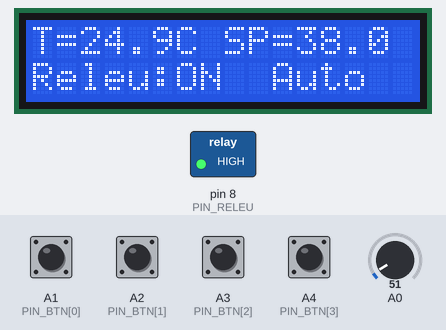
A sketch run on a simulated Arduino Uno, built with avr-gcc and run on an emulated ATmega328P. On the bench: 16×2 character LCD, switched loads named in the sketch (green lamp = pin HIGH). The test bench sets the inputs (shaded band); at power-on: A1 (PIN_BTN[0]), A2 (PIN_BTN[1]), A3 (PIN_BTN[2]), A4 (PIN_BTN[3]) HIGH, A0 = 51.

Above: at 2.0 s.
2.1 s: A0 set to 72
At 2.51 s:
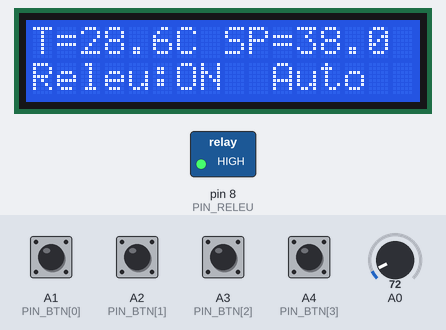
3.6 s: A0 set to 81
At 6.02 s:
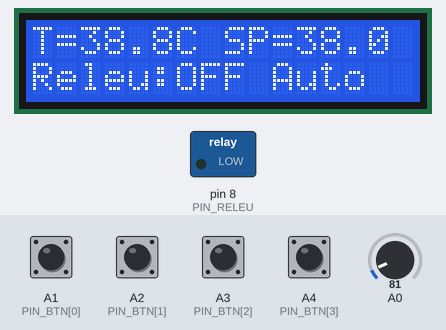
6.6 s: A3 (PIN_BTN[2]) pulled LOW for 0.15 s
At 7.5 s:
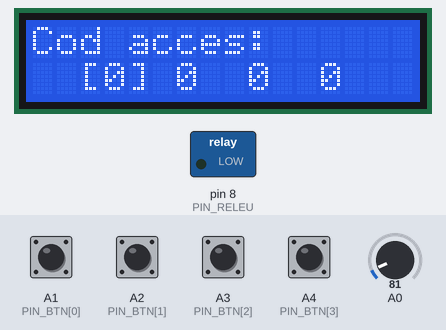
8.2 s: A1 (PIN_BTN[0]) pulled LOW for 1 s
At 10.3 s:
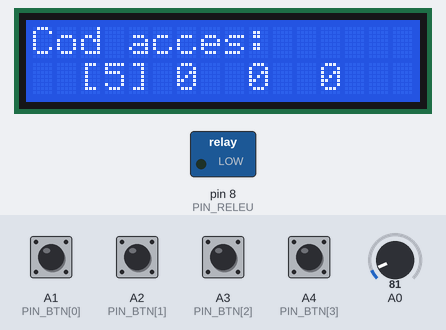
10.7 s: A4 (PIN_BTN[3]) pulled LOW for 0.15 s
At 11.8 s:
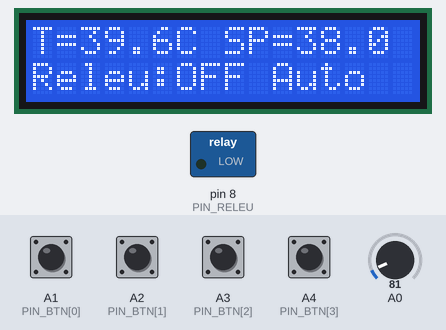
12.3 s: A0 set to 86
At 15.82 s:
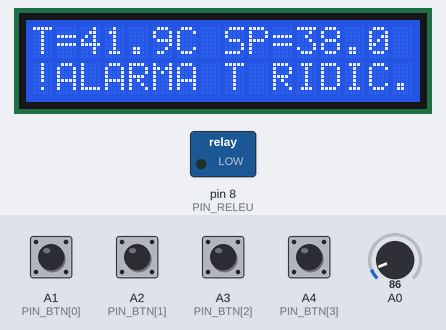
Timing chart, 0 to 16.1 s (numbered marks = the images above; inputs shaded):
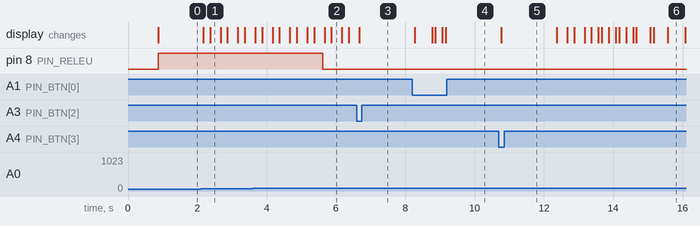

The sketch:

08_hmi_lcd_menu.ino
```cpp
/*
 * Lucrarea 6 – Exemplul 8: HMI local cu LCD 16x2 (HD44780) și patru butoane
 * Aceeași mașină de stări ca în emulatorul web (fila 3): HOME -> [CODE] -> MENU -> EDIT / INFO.
 *
 * Cablaj (LiquidCrystal, mod 4 biți):  RS=12  E=11  D4=5  D5=4  D6=3  D7=2   (RW la GND, V0 la potențiometru 10 kΩ)
 * Butoane către GND, INPUT_PULLUP:     SUS=A1  JOS=A2  OK=A3  ÎNAPOI=A4
 * LM35 pe A0, releu/LED pe D8.
 * Funcții: termostat ON/OFF cu histerezis, mod Auto/Man ON/Man OFF, alarmă la T > prag (confirmare cu OK),
 *          cod de acces 1234 pentru modificări, ieșire automată în HOME după 20 s, setări păstrate în EEPROM.
 */
#include <LiquidCrystal.h>
#include <EEPROM.h>

LiquidCrystal lcd(12, 11, 5, 4, 3, 2);
const uint8_t PIN_BTN[4] = {A1, A2, A3, A4};   // 0=SUS 1=JOS 2=OK 3=ÎNAPOI
const uint8_t PIN_RELEU = 8;
const unsigned long TIMEOUT_MS = 20000;
const char *COD = "1234";

struct Setari { uint16_t magic; float sp; float banda; uint8_t mod; float alarmaH; };
Setari cfg = {0xA55A, 38.0, 1.0, 0, 41.0};

enum Stare { HOME, CODE, MENU, EDIT, INFO } stare = HOME;
const char *ITEMS[] = {"Consemn", "Histerezis", "Mod", "Alarma H", "Info"};
const uint8_t N_ITEMS = 5;
const char *MODURI[] = {"Auto", "Man ON", "Man OFF"};

uint8_t cursor_m = 0, cod_i = 0;
char cod_d[5] = {'0', '0', '0', '0', 0};
float edit_v = 0;
bool blocat = true, alarma_conf = false, releu = false;
float T = 0;
unsigned long ultima_tasta = 0, t_msg = 0, t_citire = 0, t_lcd = 0;
const char *msg = nullptr;

// ---- butoane cu antirevenire și repetare ----
bool stare_b[4] = {false, false, false, false};
unsigned long t_schimb[4] = {0, 0, 0, 0}, t_apas[4] = {0, 0, 0, 0}, t_rep[4] = {0, 0, 0, 0};

// întoarce -1 sau indexul butonului: la apăsare, iar pentru SUS/JOS și la repetare
int citeste_taste() {
  unsigned long acum = millis();
  for (uint8_t i = 0; i < 4; i++) {
    bool apasat = digitalRead(PIN_BTN[i]) == LOW;
    if (apasat != stare_b[i] && acum - t_schimb[i] > 30) {           // debounce 30 ms
      t_schimb[i] = acum; stare_b[i] = apasat;
      if (apasat) { t_apas[i] = acum; t_rep[i] = acum + 500; return i; }
    }
    if (stare_b[i] && i < 2 && acum >= t_rep[i]) {                   // repetare accelerată
      t_rep[i] = acum + ((acum - t_apas[i] > 2500) ? 50 : 140);
      return i;
    }
  }
  return -1;
}

void linie(uint8_t r, const char *s) {                              // scrie exact 16 caractere
  lcd.setCursor(0, r);
  uint8_t n = 0;
  while (s[n] && n < 16) lcd.write(s[n++]);
  while (n++ < 16) lcd.write(' ');
}

void salveaza() { EEPROM.put(0, cfg); }

void termostat() {
  if (cfg.mod == 1) releu = true;
  else if (cfg.mod == 2) releu = false;
  else if (T < cfg.sp - cfg.banda / 2) releu = true;
  else if (T > cfg.sp + cfg.banda / 2) releu = false;
  if (T > 48.0) releu = false;                                       // protecție locală, independentă de meniu
  digitalWrite(PIN_RELEU, releu ? HIGH : LOW);
}

void afiseaza() {
  char a[40], b[40], s[16];
  if (msg && millis() < t_msg) { linie(0, msg); linie(1, ""); return; }
  msg = nullptr;
  switch (stare) {
    case HOME: {
      bool alarma = T > cfg.alarmaH;
      dtostrf(T, 4, 1, s);  snprintf(a, sizeof a, "T=%sC", s);
      dtostrf(cfg.sp, 4, 1, s); snprintf(a + strlen(a), sizeof a - strlen(a), " SP=%s", s);
      if (alarma && !alarma_conf) snprintf(b, sizeof b, "%s", (millis() / 500) % 2 ? "!ALARMA T RIDIC." : "");
      else if (alarma)            snprintf(b, sizeof b, "Alarma confirmata");
      else                        snprintf(b, sizeof b, "Releu:%s %s", releu ? "ON " : "OFF", MODURI[cfg.mod]);
      linie(0, a); linie(1, b); break; }
    case CODE:
      linie(0, "Cod acces:");
      snprintf(b, sizeof b, "  ");
      for (uint8_t i = 0; i < 4; i++) { char t[4] = { i == cod_i ? '[' : ' ', cod_d[i], i == cod_i ? ']' : ' ', 0 }; strcat(b, t); }
      linie(1, b); break;
    case MENU:
      snprintf(a, sizeof a, "MENIU        %u/%u", cursor_m + 1, N_ITEMS);
      snprintf(b, sizeof b, ">%s", ITEMS[cursor_m]);
      linie(0, a); linie(1, b); break;
    case EDIT:
      linie(0, ITEMS[cursor_m]);
      if (cursor_m == 2) snprintf(s, sizeof s, "%s", MODURI[(int)edit_v]);
      else { dtostrf(edit_v, 4, 1, s); strcat(s, " C"); }
      snprintf(b, sizeof b, "<  %s  >", s);
      linie(1, b); break;
    case INFO:
      linie(0, "Info  proces");
      snprintf(b, sizeof b, "t=%lus", millis() / 1000);
      linie(1, b); break;
  }
}

void tasta(int k) {
  switch (stare) {
    case HOME:
      if (k == 2) {
        if (T > cfg.alarmaH && !alarma_conf) alarma_conf = true;      // prima apăsare confirmă alarma
        else if (blocat) { stare = CODE; strcpy(cod_d, "0000"); cod_i = 0; }
        else { stare = MENU; cursor_m = 0; }
      }
      break;
    case CODE:
      if (k == 0) cod_d[cod_i] = (cod_d[cod_i] == '9') ? '0' : cod_d[cod_i] + 1;
      else if (k == 1) cod_d[cod_i] = (cod_d[cod_i] == '0') ? '9' : cod_d[cod_i] - 1;
      else if (k == 2) {
        if (cod_i < 3) cod_i++;
        else if (!strcmp(cod_d, COD)) { blocat = false; stare = MENU; cursor_m = 0; }
        else { msg = "Cod gresit"; t_msg = millis() + 1000; stare = HOME; }
      } else if (k == 3) { if (cod_i > 0) cod_i--; else stare = HOME; }
      break;
    case MENU:
      if (k == 0) cursor_m = (cursor_m + N_ITEMS - 1) % N_ITEMS;
      else if (k == 1) cursor_m = (cursor_m + 1) % N_ITEMS;
      else if (k == 3) stare = HOME;
      else if (k == 2) {
        if (cursor_m == 4) stare = INFO;
        else {
          stare = EDIT;
          edit_v = cursor_m == 0 ? cfg.sp : cursor_m == 1 ? cfg.banda : cursor_m == 2 ? cfg.mod : cfg.alarmaH;
        }
      }
      break;
    case EDIT:
      if (k == 0 || k == 1) {
        int s = (k == 0) ? 1 : -1;
        if (cursor_m == 2) edit_v = (int)(edit_v + s + 3) % 3;
        else {
          edit_v += s * (cursor_m == 1 ? 0.1 : 0.5);
          edit_v = round(edit_v * 10) / 10.0;
          if (cursor_m == 0) edit_v = constrain(edit_v, 15.0, 60.0);
          if (cursor_m == 1) edit_v = constrain(edit_v, 0.2, 5.0);
          if (cursor_m == 3) edit_v = constrain(edit_v, 30.0, 48.0);
        }
      } else if (k == 2) {
        if (cursor_m == 0) cfg.sp = edit_v; else if (cursor_m == 1) cfg.banda = edit_v;
        else if (cursor_m == 2) cfg.mod = (uint8_t)edit_v; else cfg.alarmaH = edit_v;
        salveaza(); msg = "Salvat!"; t_msg = millis() + 900; stare = MENU;
      } else if (k == 3) stare = MENU;
      break;
    case INFO:
      if (k == 2 || k == 3) stare = MENU;
      break;
  }
}

void setup() {
  for (uint8_t i = 0; i < 4; i++) pinMode(PIN_BTN[i], INPUT_PULLUP);
  pinMode(PIN_RELEU, OUTPUT);
  lcd.begin(16, 2);
  Setari tmp; EEPROM.get(0, tmp);
  if (tmp.magic == 0xA55A && tmp.sp >= 15 && tmp.sp <= 60) cfg = tmp;   // setări valide din EEPROM
  linie(0, "HMI biogaz"); linie(1, "Lucrarea 6");
  delay(800);
}

void loop() {
  unsigned long acum = millis();
  if (acum - t_citire >= 250) {                                      // măsurare 4 Hz
    t_citire = acum;
    long s = 0;
    for (uint8_t i = 0; i < 8; i++) s += analogRead(A0);
    float brut = (s / 8.0) * 5.0 / 1023.0 * 100.0;
    T = (T == 0) ? brut : 0.8 * T + 0.2 * brut;
    termostat();
    if (T < cfg.alarmaH - 0.5) alarma_conf = false;
  }
  int k = citeste_taste();
  if (k >= 0) { ultima_tasta = acum; tasta(k); }
  if (stare != HOME && acum - ultima_tasta > TIMEOUT_MS) { stare = HOME; blocat = true; }
  if (acum - t_lcd >= 100) { t_lcd = acum; afiseaza(); }
}
```

Measured:
- the behaviour switches between 80 and 81 on A0 (found by bisection; images 1 and 2)
- after the input at 2.1 s, the display: first changes after 0.07 s (image 1 shows a later state)
- after the input at 3.6 s, pin 8 (PIN_RELEU): HIGH → LOW after 2.0 s
- after the input at 6.6 s, the display: changes after 0.07 s (image 3)
- after the input at 8.2 s, the display: first changes after 0.07 s (image 4 shows a later state)
- after the input at 10.7 s, the display: changes after 0.07 s (image 5)
- after the input at 12.3 s, the display: first changes after 0.07 s (image 6 shows a later state)
